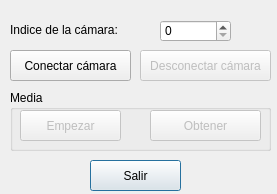
<?xml version="1.0" encoding="UTF-8"?>
<ui version="4.0">
 <class>mediadevideo</class>
 <widget class="QDialog" name="mediadevideo">
  <property name="geometry">
   <rect>
    <x>0</x>
    <y>0</y>
    <width>277</width>
    <height>194</height>
   </rect>
  </property>
  <property name="minimumSize">
   <size>
    <width>277</width>
    <height>194</height>
   </size>
  </property>
  <property name="maximumSize">
   <size>
    <width>277</width>
    <height>194</height>
   </size>
  </property>
  <property name="windowTitle">
   <string>Vídeo a imagen media...</string>
  </property>
  <property name="windowIcon">
   <iconset resource="recursos.qrc">
    <normaloff>:/new/prefix1/imagenes/logo.gif</normaloff>:/new/prefix1/imagenes/logo.gif</iconset>
  </property>
  <widget class="QPushButton" name="pushButton">
   <property name="geometry">
    <rect>
     <x>10</x>
     <y>50</y>
     <width>121</width>
     <height>31</height>
    </rect>
   </property>
   <property name="text">
    <string>Conectar cámara</string>
   </property>
  </widget>
  <widget class="QLabel" name="label">
   <property name="geometry">
    <rect>
     <x>10</x>
     <y>22</y>
     <width>131</width>
     <height>16</height>
    </rect>
   </property>
   <property name="text">
    <string>Indice de la cámara:</string>
   </property>
  </widget>
  <widget class="QSpinBox" name="spinBox">
   <property name="geometry">
    <rect>
     <x>160</x>
     <y>20</y>
     <width>71</width>
     <height>22</height>
    </rect>
   </property>
   <property name="maximum">
    <number>10000</number>
   </property>
  </widget>
  <widget class="QPushButton" name="pushButton_2">
   <property name="enabled">
    <bool>false</bool>
   </property>
   <property name="geometry">
    <rect>
     <x>140</x>
     <y>50</y>
     <width>131</width>
     <height>31</height>
    </rect>
   </property>
   <property name="text">
    <string>Desconectar cámara</string>
   </property>
  </widget>
  <widget class="QGroupBox" name="groupBox">
   <property name="geometry">
    <rect>
     <x>10</x>
     <y>90</y>
     <width>261</width>
     <height>61</height>
    </rect>
   </property>
   <property name="title">
    <string>Media</string>
   </property>
   <widget class="QPushButton" name="pushButton_3">
    <property name="enabled">
     <bool>false</bool>
    </property>
    <property name="geometry">
     <rect>
      <x>10</x>
      <y>20</y>
      <width>101</width>
      <height>31</height>
     </rect>
    </property>
    <property name="text">
     <string>Empezar</string>
    </property>
   </widget>
   <widget class="QPushButton" name="pushButton_4">
    <property name="enabled">
     <bool>false</bool>
    </property>
    <property name="geometry">
     <rect>
      <x>140</x>
      <y>20</y>
      <width>111</width>
      <height>31</height>
     </rect>
    </property>
    <property name="text">
     <string>Obtener</string>
    </property>
   </widget>
  </widget>
  <widget class="QPushButton" name="pushButton_5">
   <property name="geometry">
    <rect>
     <x>90</x>
     <y>160</y>
     <width>91</width>
     <height>31</height>
    </rect>
   </property>
   <property name="text">
    <string>Salir</string>
   </property>
   <property name="default">
    <bool>true</bool>
   </property>
  </widget>
 </widget>
 <resources>
  <include location="recursos.qrc"/>
 </resources>
 <connections/>
</ui>
